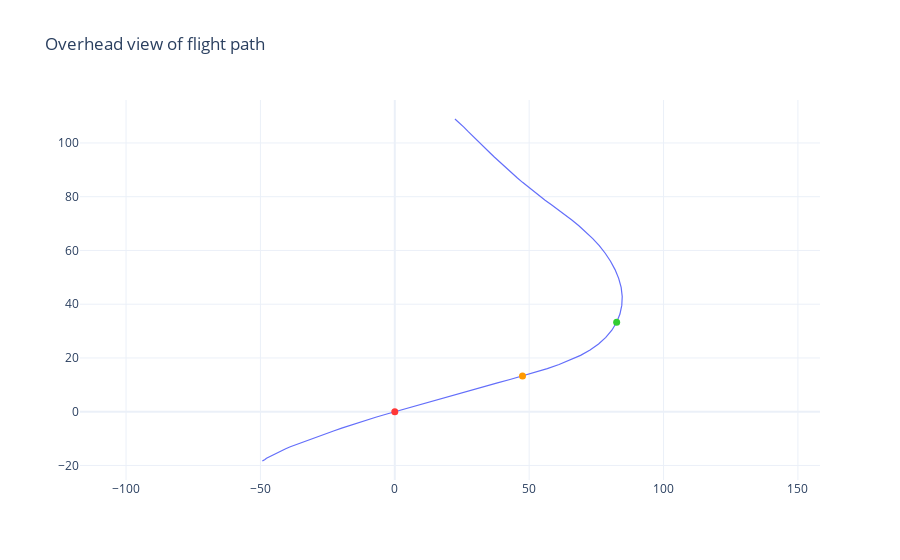

Here is the notebook cell this chart was saved with:
### Markdown cell above
**Overhead View Of Flight Path**


An overhead perspective of the flight trajectory: In this scenario, a 270-degree turn was executed, with a noteworthy aspect being the inclusion of a single, discernible "snap."

### Code cell
landing_viz.plt_overhead()

### Figure 1 — Plotly figure (JSON) as saved in the notebook; plotly's stock layout.template omitted (floating-point values rounded to 4 significant figures)
{"data": [{"hovertemplate": "yaxis distance: %{y:.2f} m <extra></extra>", "line": {"color": "#636EFA", "width": 1.2}, "showlegend": false, "type": "scatter", "x": [22.38, 24.09, 25.7, 27.25, 28.79, 30.35, 32.02, 33.74, 35.38, 37.02, 38.68, 40.35, 42.05, 43.81, 45.63, 47.53, 49.5, 51.55, 53.69, 55.93, 58.28, 60.75, 63.29, 65.87, 68.49, 71.11, 73.66, 76.08, 78.3, 80.27, 81.96, 83.3, 84.23, 84.62, 84.46, 83.78, 82.55, 80.77, 78.52, 75.82, 72.66, 69.12, 65.28, 61.13, 56.74, 52.18, 47.52, 42.86, 38.19, 33.55, 28.96, 24.45, 20.04, 15.77, 11.62, 7.62, 3.736, 0, -3.609, -7.099, -10.45, -13.73, -16.83, -19.76, -22.55, -25.26, -27.85, -30.34, -32.69, -34.89, -36.95, -38.87, -40.59, -42.13, -43.61, -44.99, -46.13, -47.04, -47.74, -48.3, -48.64, -48.84, -49.06, -49.21, -49.28], "y": [108.9, 107.4, 105.9, 104.3, 102.7, 101.2, 99.61, 97.97, 96.36, 94.77, 93.2, 91.64, 90.09, 88.54, 86.96, 85.34, 83.72, 82.07, 80.41, 78.71, 76.97, 75.17, 73.3, 71.3, 69.17, 66.88, 64.42, 61.78, 58.96, 55.97, 52.86, 49.62, 46.27, 42.89, 39.56, 36.34, 33.26, 30.31, 27.63, 25.19, 22.94, 20.95, 19.18, 17.55, 16.05, 14.63, 13.27, 11.98, 10.71, 9.43, 8.164, 6.899, 5.655, 4.457, 3.281, 2.172, 1.075, 0, -1.041, -2.06, -3.057, -4.053, -5.071, -6.088, -7.084, -8.045, -8.929, -9.801, -10.66, -11.49, -12.27, -13.03, -13.77, -14.48, -15.21, -15.9, -16.47, -16.94, -17.34, -17.75, -18.09, -18.28, -18.32, -18.32, -18.35]}, {"marker": {"color": "#32CD32", "size": 7}, "mode": "markers", "showlegend": false, "type": "scatter", "x": [82.55], "y": [33.26]}, {"marker": {"color": "#FF3737", "size": 7}, "mode": "markers", "showlegend": false, "type": "scatter", "x": [0], "y": [0]}, {"marker": {"color": "#FF9900", "size": 7}, "mode": "markers", "showlegend": false, "type": "scatter", "x": [47.52], "y": [13.27]}], "layout": {"autosize": true, "hovermode": "x unified", "legend": {"x": 1, "xanchor": "right", "y": 1, "yanchor": "top"}, "title": {"text": "Overhead view of flight path"}, "xaxis": {"autorange": true, "domain": [0, 1], "range": [-203.6, 244.3], "scaleanchor": "y", "type": "linear"}, "yaxis": {"autorange": true, "domain": [0, 1], "range": [-25.42, 116.0], "scaleanchor": "x", "type": "linear"}}}
